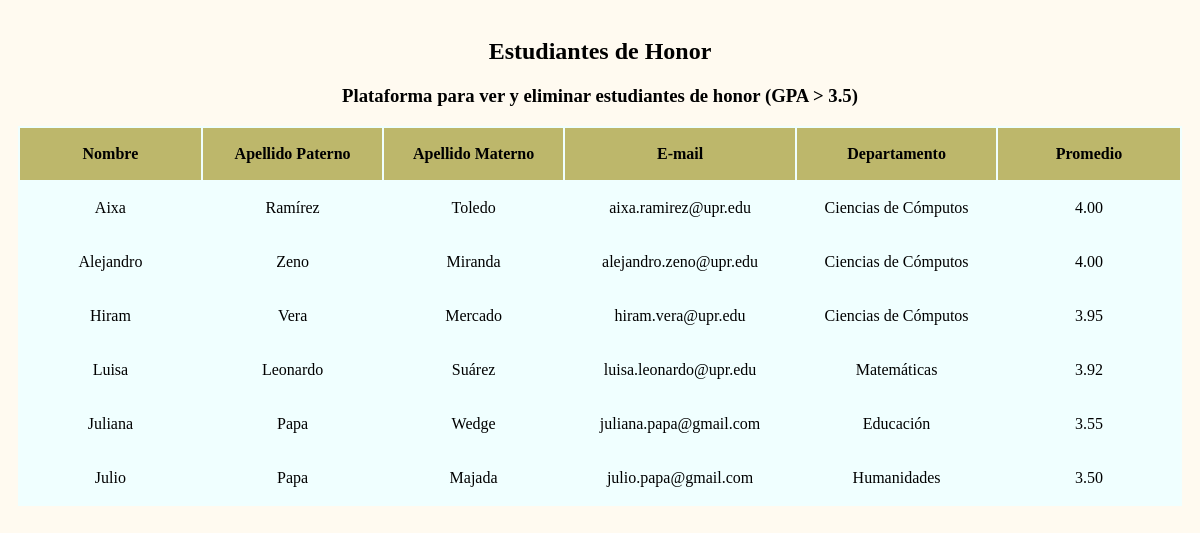
The page /crud_v2/estudiantes.php on the database its author committed.
### tables this page shows
CREATE TABLE `estudiante2` (
  `est_id` int(3) NOT NULL AUTO_INCREMENT,
  `nombre` varchar(20) NOT NULL,
  `apellido1` varchar(30) NOT NULL,
  `apellido2` varchar(30) DEFAULT NULL,
  `email` varchar(50) NOT NULL,
  `depto_id` int(2) NOT NULL,
  `promedio` float(4,2) unsigned NOT NULL,
  PRIMARY KEY (`est_id`),
  UNIQUE KEY `email` (`email`),
  KEY `estudiante2_ibfk_1` (`depto_id`),
  CONSTRAINT `estudiante2_ibfk_1` FOREIGN KEY (`depto_id`) REFERENCES `departamento` (`depto_id`) ON DELETE NO ACTION ON UPDATE CASCADE
);

CREATE TABLE `departamento` (
  `depto_id` int(2) NOT NULL AUTO_INCREMENT,
  `nombre` varchar(65) NOT NULL,
  PRIMARY KEY (`depto_id`)
);

### crud_v2/estudiantes.php (the view, shortened to what this page needs)
<!DOCTYPE html>
<html>
<head>
    <link rel="stylesheet" type="text/css" href="index.css">
</head>
<body>
<div id="container">
<?php
include_once('conectiondb.php');
$query = "SELECT e.est_id, e.nombre, e.apellido1, e.apellido2, e.email, d.nombre departamento, e.promedio
FROM estudiante2 e, departamento d
WHERE e.depto_id = d.depto_id
ORDER BY promedio DESC";
if($r = mysqli_query($dbc, $query))
{
    print"<div><center><table id='table1'>";
    print"<h2>Estudiantes de Honor</h2>";
    print"<h3>Plataforma para ver y eliminar estudiantes de honor (GPA > 3.5)</h3>";
    print"<tr id='table_header'>
            <td><b>Nombre</b></td>
            <td><b>Apellido Paterno</b></td>
            <td><b>Apellido Materno</b></td>
            <td><b>E-mail</b></td>
            <td><b>Departamento</b></td>
            <td><b>Promedio</b></td>
            </tr>";
    while($row=mysqli_fetch_array($r))
    {
        print"<tr id='table_rows'>
            <td>$row[nombre]</td>
            <td>$row[apellido1]</td>
            <td>$row[apellido2]</td>
            <td>$row[email]</td>
            <td>$row[departamento]</td>
            <td>$row[promedio]</td>
            </tr>";
    }
    print"</table></center></div><br>";
}
else{
    print '<p style="color:red;">No se puede mostrar récords de la base de datos porque:
    <br/>'.mysqli_error($dbc).'.</p>';
    mysqli_close($dbc);
    }
?>
</div>
</body>
</html>

### crud_v2/index.css (style rules this page uses)
body { text-align:center; background-color:floralwhite; }
#container { padding: 10px; height: auto; width: auto; align-content: center; }
#table1 { background-color: azure; border-bottom: collapse; width: auto; }
#table_header { text-align:center; background-color:darkkhaki; }
#table_rows { text-align:center; }
td { width: 300px; height: 50px; }

### rows shown on the page
estudiante2: nombre "Aixa", apellido1 "Ramírez", apellido2 "Toledo", email "aixa.ramirez@upr.edu", depto.nombre "Ciencias de Cómputos", promedio "4.00"
estudiante2: nombre "Alejandro", apellido1 "Zeno", apellido2 "Miranda", email "alejandro.zeno@upr.edu", depto.nombre "Ciencias de Cómputos", promedio "4.00"
estudiante2: nombre "Hiram", apellido1 "Vera", apellido2 "Mercado", email "hiram.vera@upr.edu", depto.nombre "Ciencias de Cómputos", promedio "3.95"
estudiante2: nombre "Luisa", apellido1 "Leonardo", apellido2 "Suárez", email "luisa.leonardo@upr.edu", depto.nombre "Matemáticas", promedio "3.92"
estudiante2: nombre "Juliana", apellido1 "Papa", apellido2 "Wedge", email "juliana.papa@gmail.com", depto.nombre "Educación", promedio "3.55"
estudiante2: nombre "Julio", apellido1 "Papa", apellido2 "Majada", email "julio.papa@gmail.com", depto.nombre "Humanidades", promedio "3.50"
